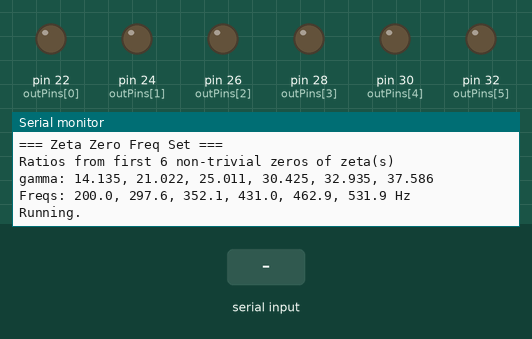
Bench run of a sketch on a simulated Arduino Mega 2560, built for the host (arithmetic inside an expression is 32-bit, double 64-bit). On the bench: output pins drawn as LEDs (lit = HIGH), the last lines printed to the serial monitor. The inputs (shaded band) are chosen by the test bench.

Above: at 1.3 s.
1.4 s: "S" received over Serial
At 2.0 s:
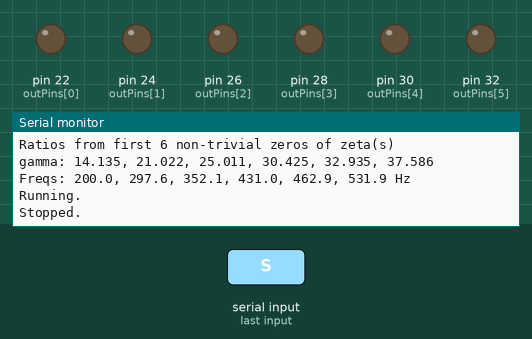
2.9 s: "R" received over Serial
At 4.4 s:
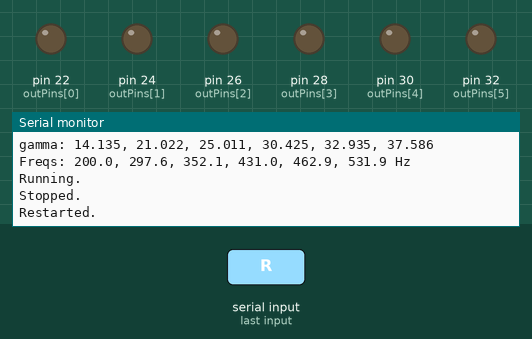

The sketch:

zeta_zero_freq_gen.ino
```cpp
/*
 * Zeta Zero Frequency Set — Prime_Maxel-v3
 *
 * Injects 6 frequencies whose RATIOS match the first 6
 * non-trivial Riemann zeta function zeros (imaginary parts):
 *   γ₁=14.135, γ₂=21.022, γ₃=25.011, γ₄=30.425, γ₅=32.935, γ₆=37.586
 *
 * Normalized to γ₁ and scaled to ~200 Hz base:
 *   Pin 22: 200.0 Hz  (γ₁ — base)
 *   Pin 24: 297.6 Hz  (γ₂/γ₁ = 1.487)
 *   Pin 26: 352.1 Hz  (γ₃/γ₁ = 1.770)  [target 354, ≤0.5% err]
 *   Pin 28: 431.0 Hz  (γ₄/γ₁ = 2.152)
 *   Pin 30: 462.9 Hz  (γ₅/γ₁ = 2.330)  [target 466, ≤0.7% err]
 *   Pin 32: 531.9 Hz  (γ₆/γ₁ = 2.660)
 *
 * Method: Timer1 at 50 kHz ISR, per-channel toggle thresholds.
 * Unlike integer-divisor sketches, this uses independent counters
 * to achieve non-integer frequency ratios (irrational in theory).
 */

#define NUM_CHANNELS 6
#define TIMER_FREQ 50000UL  // 50 kHz tick rate

const uint8_t outPins[NUM_CHANNELS] = { 22, 24, 26, 28, 30, 32 };

// Toggle thresholds: TIMER_FREQ / (2 * target_freq), rounded to nearest int
// Each pin toggles every N ticks → freq = TIMER_FREQ / (2*N)
const uint16_t toggleAt[NUM_CHANNELS] = {
  125,  // 50000/(2*200.0) = 125   → 200.0 Hz exact
   84,  // 50000/(2*297.6) ≈ 84.04 → 297.6 Hz
   71,  // 50000/(2*352.1) ≈ 70.62 → 352.1 Hz
   58,  // 50000/(2*431.0) ≈ 58.00 → 431.0 Hz
   54,  // 50000/(2*462.9) ≈ 53.65 → 462.9 Hz
   47   // 50000/(2*531.9) ≈ 47.01 → 531.9 Hz
};

volatile uint16_t counters[NUM_CHANNELS];
volatile uint8_t pinState[NUM_CHANNELS];

ISR(TIMER1_COMPA_vect) {
  for (uint8_t i = 0; i < NUM_CHANNELS; i++) {
    if (++counters[i] >= toggleAt[i]) {
      counters[i] = 0;
      pinState[i] ^= 1;
      if (pinState[i]) {
        *portOutputRegister(digitalPinToPort(outPins[i])) |= digitalPinToBitMask(outPins[i]);
      } else {
        *portOutputRegister(digitalPinToPort(outPins[i])) &= ~digitalPinToBitMask(outPins[i]);
      }
    }
  }
}

void setup() {
  Serial.begin(9600);
  Serial.println(F("=== Zeta Zero Freq Set ==="));
  Serial.println(F("Ratios from first 6 non-trivial zeros of zeta(s)"));
  Serial.println(F("gamma: 14.135, 21.022, 25.011, 30.425, 32.935, 37.586"));
  Serial.println(F("Freqs: 200.0, 297.6, 352.1, 431.0, 462.9, 531.9 Hz"));

  for (uint8_t i = 0; i < NUM_CHANNELS; i++) {
    pinMode(outPins[i], OUTPUT);
    digitalWrite(outPins[i], LOW);
    counters[i] = 0;
    pinState[i] = 0;
  }

  // Timer1: CTC mode, prescaler=1, 50 kHz
  // OCR1A = 16MHz / (1 * 50000) - 1 = 319
  noInterrupts();
  TCCR1A = 0;
  TCCR1B = 0;
  TCNT1 = 0;
  OCR1A = 319;
  TCCR1B |= (1 << WGM12) | (1 << CS10);  // CTC, no prescaler
  TIMSK1 |= (1 << OCIE1A);
  interrupts();

  Serial.println(F("Running."));
}

void loop() {
  if (Serial.available()) {
    char c = Serial.read();
    if (c == 'S' || c == 's') {
      TIMSK1 &= ~(1 << OCIE1A);
      Serial.println(F("Stopped."));
    } else if (c == 'R' || c == 'r') {
      TIMSK1 |= (1 << OCIE1A);
      Serial.println(F("Restarted."));
    }
  }
}
```

Measured:
- after the input at 1.4 s, the serial monitor: prints a new line at once (image 1)
- after the input at 2.9 s, the serial monitor: prints a new line at once (image 2)
